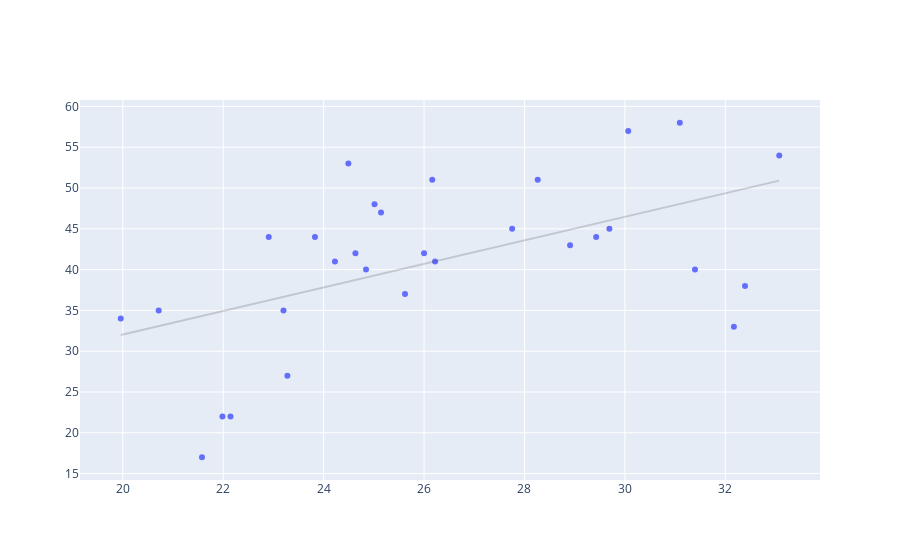

Notebook code cell kept with this figure:
### Code cell
x_line = np.linspace(X["PPG"].min(),X["PPG"].max(),500)
y_line = model.predict(x_line.reshape(-1,1))


fig1=px.scatter(x=X["PPG"],y=y)
fig2=px.line(x=x_line,y=y_line)
fig2.update_traces(line=dict(color = 'rgba(50,50,50,0.2)'))
fig3 = go.Figure(data=fig1.data + fig2.data)
fig3.show()

### Figure 1 — Plotly figure (JSON) as saved in the notebook; plotly's stock layout.template omitted (floating-point values rounded to 4 significant figures; data arrays with more than 128 entries replaced by an {"elided": "..."} marker saying what was removed)
{"data": [{"hovertemplate": "x=%{x}<br>y=%{y}<extra></extra>", "legendgroup": "", "marker": {"color": "#636efa", "symbol": "circle"}, "mode": "markers", "name": "", "orientation": "v", "showlegend": false, "type": "scatter", "x": [26.22, 30.07, 28.26, 26, 24.84, 32.39, 24.49, 29.43, 22.14, 23.83, 28.91, 22.91, 31.1, 24.63, 29.69, 25.14, 19.96, 20.71, 33.08, 27.75, 32.17, 25.01, 21.98, 31.4, 24.23, 25.62, 26.16, 23.2, 21.58, 23.28], "xaxis": "x", "y": [41, 57, 51, 42, 40, 38, 53, 44, 22, 44, 43, 44, 58, 42, 45, 47, 34, 35, 54, 45, 33, 48, 22, 40, 41, 37, 51, 35, 17, 27], "yaxis": "y"}, {"hovertemplate": "x=%{x}<br>y=%{y}<extra></extra>", "legendgroup": "", "line": {"color": "rgba(50,50,50,0.2)", "dash": "solid"}, "marker": {"symbol": "circle"}, "mode": "lines", "name": "", "orientation": "v", "showlegend": false, "type": "scatter", "x": {"elided": "500 float values"}, "xaxis": "x", "y": {"elided": "500 float values"}, "yaxis": "y"}], "layout": {}}
